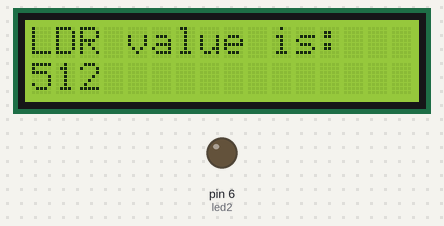
A sketch run on a simulated Arduino Uno, built with avr-gcc and run on an emulated ATmega328P. Shown: 16×2 character LCD, output pins drawn as LEDs (lit = HIGH). What the sketch prints to the serial monitor is not drawn.

Above: at 1.1 s.
Timing chart, 0 to 40.0 s (numbered marks = the images above):
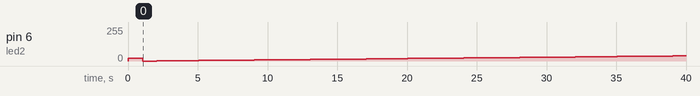

The sketch:

S2.ino
```cpp
#include<LiquidCrystal.h>
const int led2 = 6;
const int ldr = A1;
int v = 0;

LiquidCrystal lcd(12,11,5,4,3,2);

void setup() {
  pinMode(led2, OUTPUT);
  Serial.begin(9600);
  analogWrite(6,20);
  lcd.begin(16,2);
}

void loop() {
  v = analogRead(ldr);
  Serial.print(v);
  delay(1000);
  lcd.setCursor(0,0);
  lcd.print("LDR value is: ");
  lcd.setCursor(0,1);
  lcd.print(v);

  if (v <=200) {
    for (int brightness=0; brightness<=555; brightness++)
    {
     analogWrite(led2, brightness);
     delay(1000);
    }
   for(int brightness=555; brightness>256; brightness--)
   {
      analogWrite(led2, brightness);
      delay(1000);
   }
  }

  else if (v <= 700 and v >= 201)
  {
    for (int brightness=0; brightness<=255; brightness++)
    {
     analogWrite(led2, brightness);
     delay(1000);
    }
   for(int brightness=255; brightness>50; brightness--)
   {
      analogWrite(led2, brightness);
      delay(1000);
   }
  }

   else {
    analogWrite(led2, LOW);
   }
}
```

Measured:
- by itself, pin 6 (led2): 20/255 → 0/255 at 1.1 s, → 1/255 1.0 s later, → 2/255 1.0 s later, → 3/255 1.0 s later, … (39 changes in this stretch)
